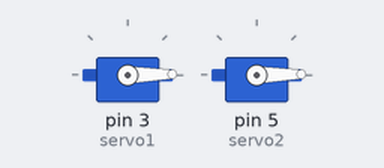
A sketch run on a simulated Arduino Uno, built with avr-gcc and run on an emulated ATmega328P. Shown: 2 × servo.

Above: at 0.05 s.
At 1.6 s:
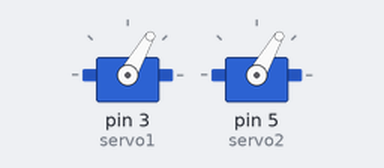
At 3.2 s:
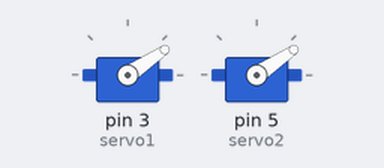
At 6.4 s:
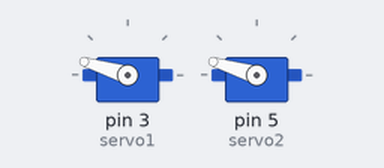
Timing chart, 0 to 8.4 s (numbered marks = the images above):
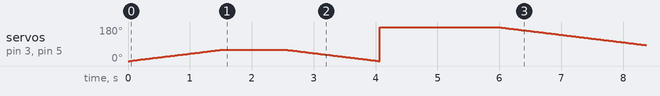

The sketch:

main.ino
```cpp
#include <Servo.h>

// Globals
Servo servo1, servo2;
uint8_t i;

void setup()
{
    // Setup servos
    servo1.attach(3);
    servo2.attach(5);

    // Begin coms
    Serial.begin(9800);
}

void loop()
{
    // Increase servo pos from 0 to 60 deg w/ 25ms delay b/w each iteration
    for (i = 0; i <= 60; i++)
    {
        servo1.write(i);
        servo2.write(i);
        delay(25);
    }

    // Delay 1s
    delay(1000);

    // Deccrease servo pos from 60 to 0 deg w/ 25ms delay b/w each iteration
    for (i = 60; i >= 0; i--)
    {
        servo1.write(i);
        servo2.write(i);
        delay(25);
    }

    // Delay 1s
    delay(1000);
}
```
